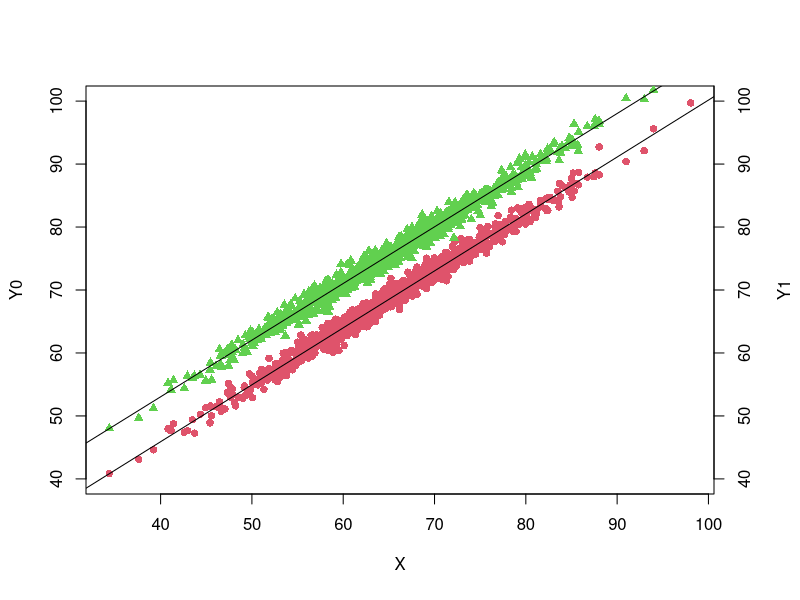

The R source for this figure:
rm(list = ls())

# Set seed for reproducibility (and to get the right answer!):

set.seed(2021)

N <- 1000 # number of individuals

tau <- 7 # homogenous treatment effect

# Generate errors and pre-treatment covariates:

e0 <- rnorm(n = N, mean = 0, sd = 1)

e1 <- rnorm(n = N, mean = 0, sd = 1)

X <- rnorm(n = N, mean = 65, sd = 9)

# Compute potential outcomes based on linear relationship:

Y0 <- 10 + 0.9 * X + 0 + e0

Y1 <- 10 + 0.9 * X + tau + e1

# Create dataframe:

quiz_omni <- data.frame(X, Y0, Y1)

ate <- mean(quiz_omni$Y1 - quiz_omni$Y0)



par(mar = c(5, 4, 4, 4) + 0.3)              # Additional space for second y-axis
plot(X, Y0, pch = 16, col = 2, ylim =c(40,100))              # Create first plot

reg_0 <- lm(Y0 ~ X) 
abline(reg_0)

par(new = TRUE)                             # Add new plot
plot(X, Y1, pch = 17, col = 3,              # Create second plot without axes
     axes = FALSE, xlab = "", ylab = "" , ylim =c(40,100))
axis(side = 4, at = pretty(range(Y1)))      # Add second axis
mtext("Y1", side = 4, line = 3) 
reg_1 <- lm(Y1 ~ X) 
abline(reg_1)

